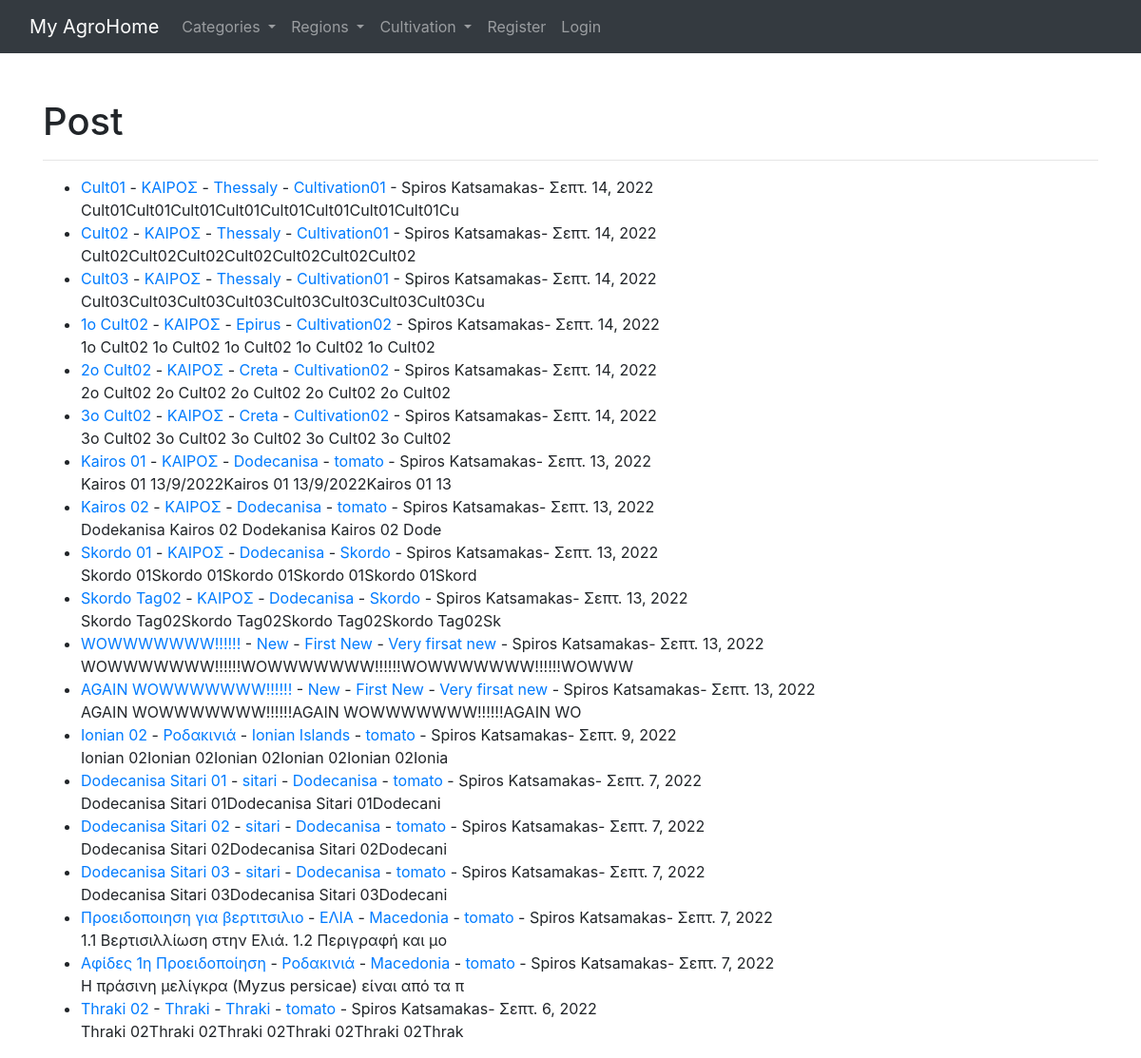
The app's page /, older data.
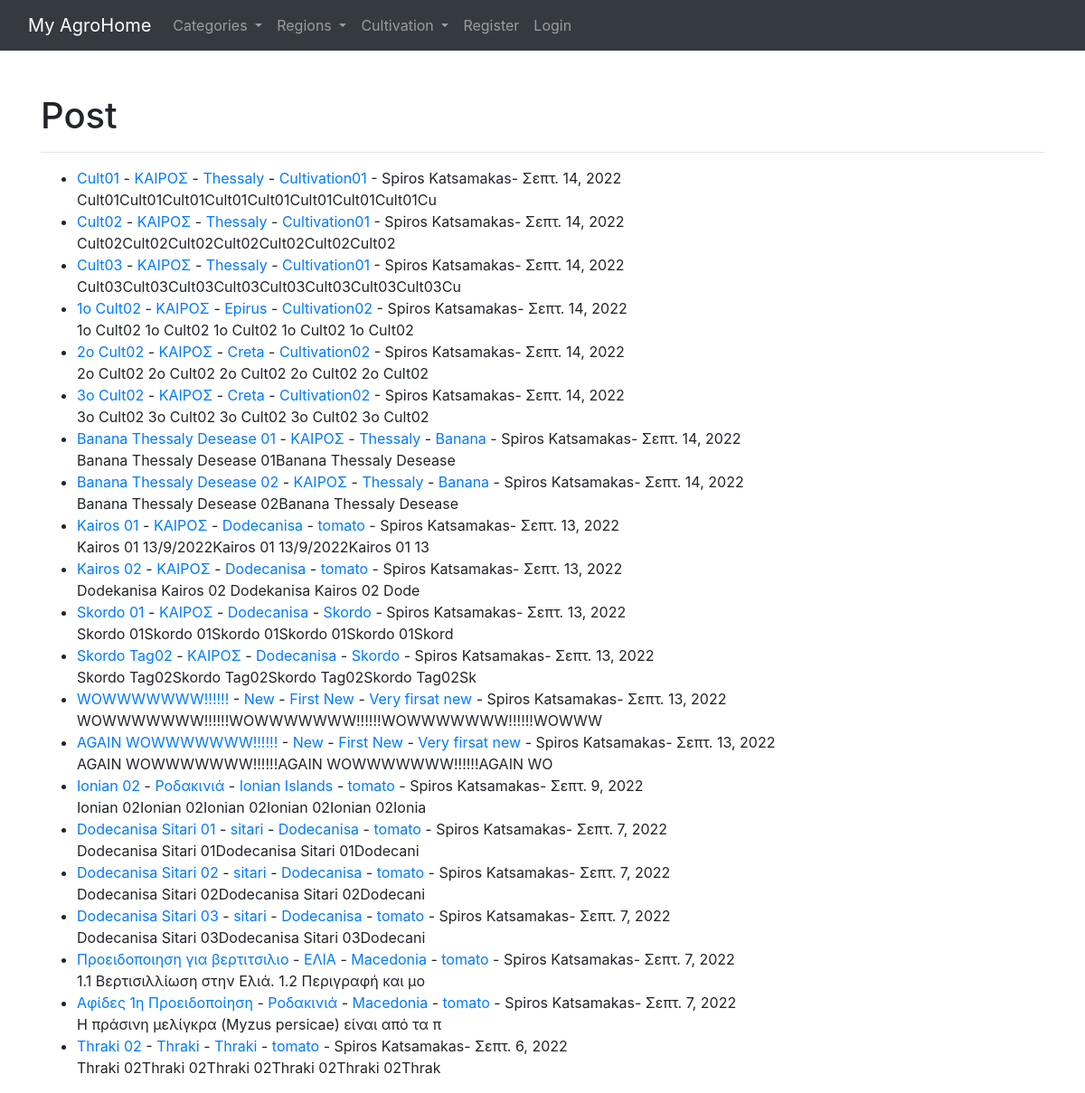
The same page, newer data.
### theblog/models.py (models this page shows, shortened)
class Post(models.Model):
    title = models.CharField(max_length=255)
    title_tag = models.CharField(max_length=255)
    author = models.ForeignKey(User, on_delete=models.CASCADE)
    body = models.TextField()
    post_date = models.DateField(auto_now_add=True)
    category = models.CharField(max_length=255, default='coding')
    region = models.CharField(max_length=255, default='thessaly')
    cultivation = models.CharField(max_length=255, default='tomato')

### theblog/views.py (the view)
# urls.py: path('', HomeView.as_view(), name="home"),
class HomeView(ListView):
    model = Post
    template_name = 'home.html'
    ordering = ['-post_date']
    def get_context_data(self, *args, **kwargs):
        cat_menu = Category.objects.all()
        reg_menu = Region.objects.all()
        cult_menu = Cultivation.objects.all()
        context = super(HomeView, self).get_context_data(*args, **kwargs)
        context["cat_menu"] = cat_menu
        context["reg_menu"] = reg_menu
        context["cult_menu"] = cult_menu
        return context

### theblog/models.py (called while the page is built)
	def __str__(self):
		return self.name

	def __str__(self):
		return self.name

	def __str__(self):
		return self.name

### theblog/templates/home.html (shortened to what this page needs)
{% extends 'base.html' %}
{% block content %}
<br/>
<h1>Post</h1>
<hr>
<ul>
{% for post in object_list %}
	<li><a href="{% url 'article-detail' post.pk %}">{{ post.title }}<a/> -
	<a href="{% url 'category' post.category %}">{{ post.category }}</a> -
	<a href="{% url 'region' post.region %}">{{ post.region }}</a> -
	<a href="{% url 'cultivation' post.cultivation %}">{{ post.cultivation }}</a> -
	{{ post.author.first_name }}
	{{ post.author.last_name }}-
	{{ post.post_date }}
	<br/>
	{{ post.body|slice:":50"|safe }}</li>
{% endfor %}
</ul>
{% endblock %}

Row changes from the older to the newer data that the page shows:
added Post: title "Banana Thessaly Desease 01", category "ΚΑΙΡΟΣ", region "Thessaly", cultivation "Banana", author.first_name "Spiros", author.last_name "Katsamakas", post_date "Σεπτ. 14, 2022", body "Banana Thessaly Desease 01Banana Thessaly Desease"
added Post: title "Banana Thessaly Desease 02", category "ΚΑΙΡΟΣ", region "Thessaly", cultivation "Banana", author.first_name "Spiros", author.last_name "Katsamakas", post_date "Σεπτ. 14, 2022", body "Banana Thessaly Desease 02Banana Thessaly Desease"
